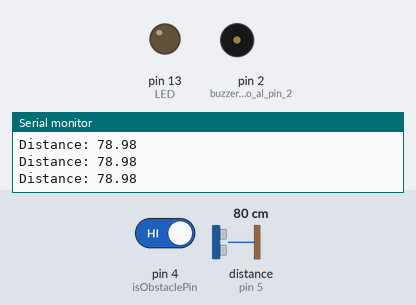
A sketch run on a simulated Arduino Uno, built with avr-gcc and run on an emulated ATmega328P. Parts: output pins drawn as LEDs (lit = HIGH), buzzer (waves = sounding), the last lines printed to the serial monitor. Wiring (inferred from the names in the program): ultrasonic range finder: trigger pin 6; echo pin 5. Inputs (shaded band) come from the test bench; at power-on: distance to the obstacle (sensor on pin 5) 80 cm, pin 4 (isObstaclePin) HIGH. The echo pulse lasts 58.3 µs per cm; pins used as bus, display or sensor lines are not drawn.

Above: at 1.2 s.
1.3 s: distance to the obstacle (sensor on pin 5) set to 22 cm
2.8 s: distance to the obstacle (sensor on pin 5) set to 18 cm
At 3.3 s:
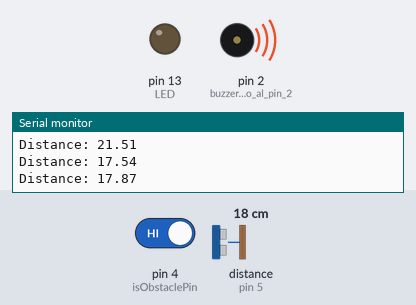
5.8 s: distance to the obstacle (sensor on pin 5) set to 12 cm
At 6.23 s:
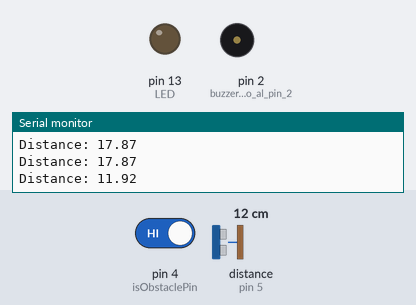
8.8 s: distance to the obstacle (sensor on pin 5) set to 9 cm
At 10.0 s:
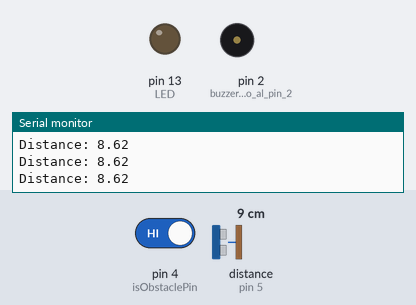
10.3 s: pin 4 (isObstaclePin) driven LOW
At 11.1 s:
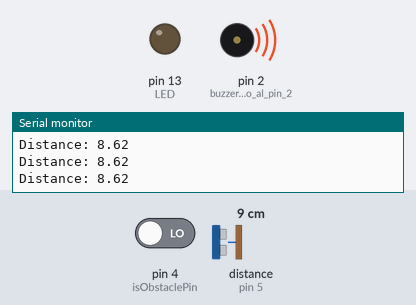
Timing chart, 0 to 12.8 s (numbered marks = the images above; inputs shaded):
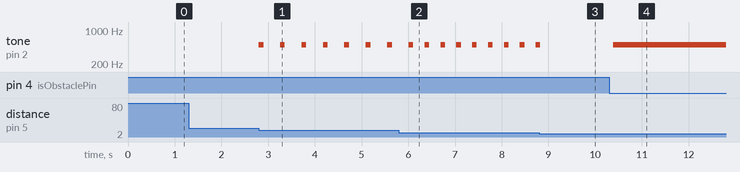

Measured:
- the behaviour switches between 21 and 20 cm on distance to the obstacle (sensor on pin 5) (found by bisection; images 0 and 1)
- the behaviour switches between 11 and 10 cm on distance to the obstacle (sensor on pin 5) (found by bisection; images 2 and 3)
- after the input at 2.8 s, tone on pin 2 (buzzer_connesso_al_pin_2): alternates 500 Hz for 0.10 s and silent for 0.36 s, starting at once
- after the input at 5.8 s, tone on pin 2 (buzzer_connesso_al_pin_2): alternates 500 Hz for 0.10 s and silent for 0.24 s, starting after 0.55 s
- after the input at 8.8 s, tone on pin 2 (buzzer_connesso_al_pin_2): goes on until 8.8 s, then stays silent
- after the input at 10.3 s, tone on pin 2 (buzzer_connesso_al_pin_2): silent → 500 Hz after 0.09 s

The sketch:

sender_sensori.ino
```cpp
#define echoPin 5 // attach pin D2 Arduino to pin Echo of HC-SR04
#define trigPin 6 //attach pin D3 Arduino to pin Trig of HC-SR04


// defines variables
long duration; // variable for the duration of sound wave travel
float distance; // variable for the distance measurement
int LED = 13; // Use the onboard Uno LED
int isObstaclePin = 4; // This is our input pin
int isObstacle = HIGH; // HIGH MEANS NO OBSTACLE
bool Rollin = true;

void setup() {
  pinMode(LED, OUTPUT);
  pinMode(trigPin, OUTPUT); // Sets the trigPin as an OUTPUT
  pinMode(echoPin, INPUT); // Sets the echoPin as an INPUT
  pinMode(2,OUTPUT); //buzzer connesso al pin 2
  Serial.begin(9600); // Serial Communication is starting with 9600 of baudrate speed
  pinMode(isObstaclePin, INPUT);
  }

void loop() {
  isObstacle = digitalRead(isObstaclePin);

  if (isObstacle == LOW) {
    Rollin = false;
    tone(2, 500, 100);
  }

  else {
    delay(100);
    // Clears the trigPin condition
    digitalWrite(trigPin, LOW);
    delayMicroseconds(20);
    // Sets the trigPin HIGH (ACTIVE) for 10 microseconds
    digitalWrite(trigPin, HIGH);
    delayMicroseconds(30);
    digitalWrite(trigPin, LOW);
    // Reads the echoPin, returns the sound wave travel time in microseconds
    duration = pulseIn(echoPin, HIGH);
    // Calculating the distance
    distance = duration * 0.034 / 2; // Speed of sound wave divided by 2 (go and back)
    // Displays the distance on the Serial Monitor

    if (distance > 0 and distance < 200 and isObstacle == HIGH) {
      Serial.print("Distance: "); // bisogna rendere la velocità dei motori = 0 o almeno far decelerare i motori
      Serial.println(distance);
      int t = distance * 20;

      if (distance < 20 and distance > 10) {
        tone(2, 500, 100);
        delay(t);
      }
      else if (distance < 5) {
        Rollin = false;
        tone(2, 500, 100);
      }
    }
  }
}
```
